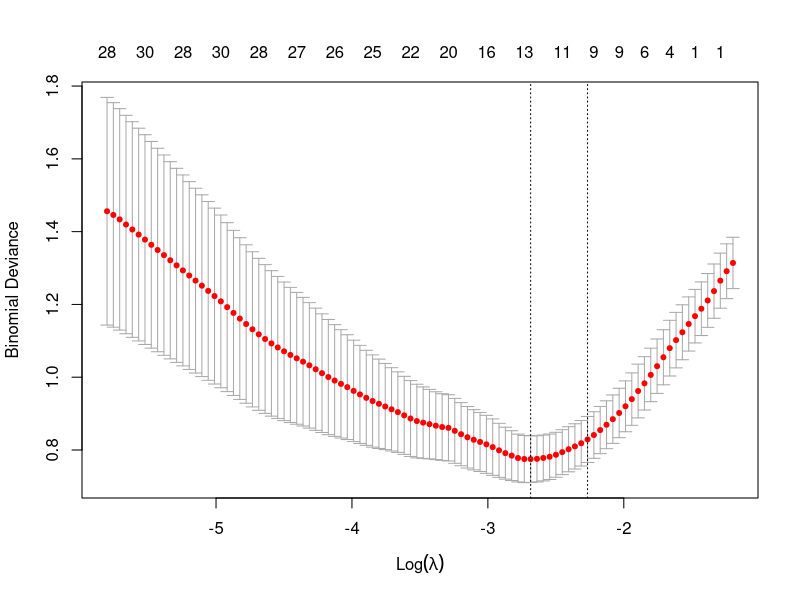

Reproduce this figure in R.
##Neeraj Asthana (nasthan2)
##CS 498 HW Extra Credit

library(glmnet)

#setup environment
setwd("/home/neeraj/Documents/UIUC/CS 498/CS498MachineLearning/HWEC")

#read input data
raw_data <- read.csv("genes.txt", header = FALSE, sep = " ")
data <- t(as.matrix(raw_data))

#read labels
raw_tumors <- read.csv("tumors.txt", header = FALSE, sep = " ")
tumors <- c(raw_tumors < 0)*1

#preform logistic regression using cross validated lasso logistic regression
set.seed(1)
model <- cv.glmnet(data, tumors, family = "binomial", type.measure = "deviance", alpha = 1, nfolds = 6)

#evaluate performance of model (deviance)
plot(model)
minlambda <- model$lambda.min
deviance <- model$cvm[which(model$lambda == minlambda)]

set.seed(1)
modelauc <- cv.glmnet(data, tumors, family = "binomial", type.measure = "auc", alpha = 1, nfolds = 6)
minauclambda <- modelauc$lambda.min
auc <- modelauc$cvm[which(modelauc$lambda == minauclambda)]
